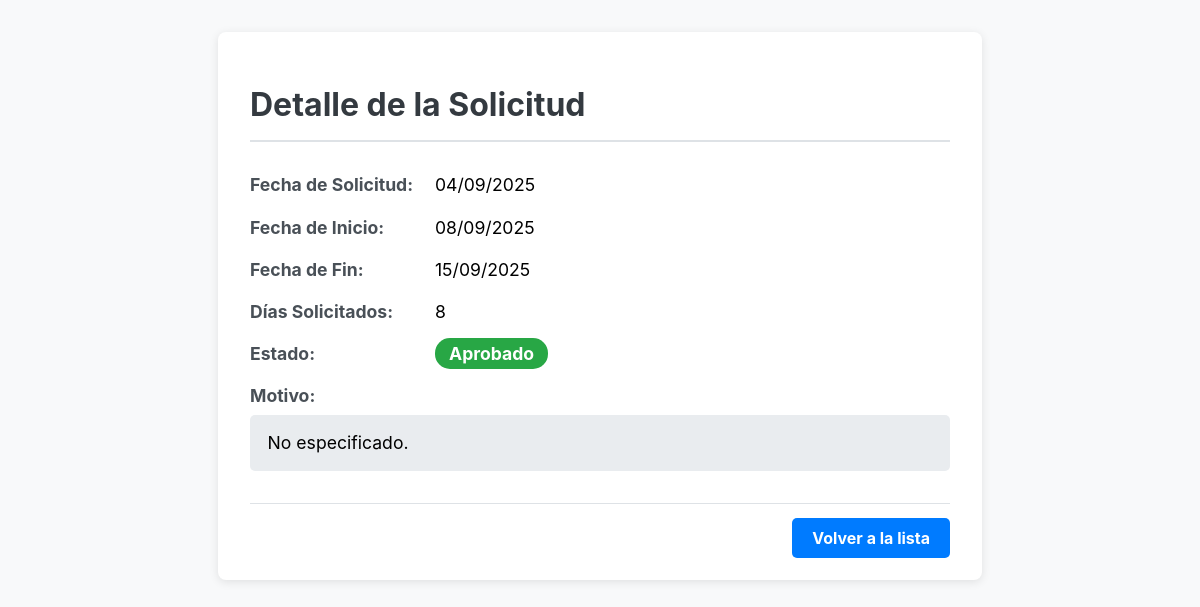
The page /solicitudes/detalle/2/ (signed in) on the database its author committed.
### empleados/models.py (models this page shows, shortened)
class SolicitudVacaciones(models.Model):
    ESTADOS_CHOICES = [
        ('pendiente', 'Pendiente'),
        ('aprobado', 'Aprobado'),
        ('rechazado', 'Rechazado'),
        ('cancelado', 'Cancelado'),
    ]
    TIPO_VACACIONES_CHOICES = [
        ('regulares', 'Regulares'),
        ('adelantadas', 'Adelantadas'),
        ('fraccionadas', 'Fraccionadas'),
    ]
    PERIODO_VACACIONAL_CHOICES = [
        ('2024-2025', '2024-2025'),
        ('2025-2026', '2025-2026'),
        ('2026-2027', '2026-2027'),
        ('2027-2028', '2027-2028'),
        ('2028-2029', '2028-2029'),
    ]
    empleado = models.ForeignKey(Empleado, on_delete=models.CASCADE, related_name='solicitudes_vacaciones')
    fecha_inicio = models.DateField()
    fecha_fin = models.DateField()
    dias_solicitados = models.PositiveIntegerField()
    motivo = models.TextField(max_length=500, blank=True)
    estado = models.CharField(max_length=20, choices=ESTADOS_CHOICES, default='pendiente')
    fecha_solicitud = models.DateTimeField(auto_now_add=True)
    fecha_resolucion = models.DateTimeField(null=True, blank=True)
    comentario_admin = models.TextField(max_length=500, blank=True)
    procesado_por = models.ForeignKey(
        Empleado, on_delete=models.SET_NULL, null=True, blank=True, related_name='solicitudes_procesadas'
    )
    periodo_vacacional = models.CharField(
        max_length=20,
        choices=PERIODO_VACACIONAL_CHOICES,
        default='2025-2026',
        help_text='Período vacacional al que corresponde la solicitud'
    )
    tipo_vacaciones = models.CharField(
        max_length=20,
        choices=TIPO_VACACIONES_CHOICES,
        default='regulares',
        help_text='Tipo de vacaciones según la antigüedad del empleado'
    )
    class Meta:
        ordering = ['-fecha_solicitud']
        verbose_name = 'Solicitud de Vacaciones'
        verbose_name_plural = 'Solicitudes de Vacaciones'
    def puede_cancelar(self):
        return self.estado == 'pendiente'

### empleados/views.py (the view)
# urls.py: path('solicitudes/detalle/<int:solicitud_id>/', views.detalle_solicitud_vacaciones, name='detalle_solicitud_vacaciones'),
@login_required
def detalle_solicitud_vacaciones(request, solicitud_id):
    try:
        empleado = Empleado.objects.get(email=request.user.email)
        solicitud = get_object_or_404(SolicitudVacaciones, id=solicitud_id, empleado=empleado)
        contexto = {
            'empleado': empleado,
            'solicitud': solicitud,
            'user': request.user
        }
    except Empleado.DoesNotExist:
        messages.error(request, 'No tienes un perfil de empleado asociado.')
        return redirect('login_empleado')
    return render(request, 'empleados/detalle_solicitud_vacaciones.html', contexto)

### empleados/templates/empleados/detalle_solicitud_vacaciones.html (shortened to what this page needs)
<!DOCTYPE html>
<html lang="es">
<head>
</head>
<body>
    <div class="container">
        <h1>Detalle de la Solicitud</h1>
        <div class="detail-item"><strong>Fecha de Solicitud:</strong> {{ solicitud.fecha_solicitud|date:"d/m/Y" }}</div>
        <div class="detail-item"><strong>Fecha de Inicio:</strong> {{ solicitud.fecha_inicio|date:"d/m/Y" }}</div>
        <div class="detail-item"><strong>Fecha de Fin:</strong> {{ solicitud.fecha_fin|date:"d/m/Y" }}</div>
        <div class="detail-item"><strong>Días Solicitados:</strong> {{ solicitud.dias_solicitados }}</div>
        <div class="detail-item"><strong>Estado:</strong> <span class="status status-{{ solicitud.estado|lower }}">{{ solicitud.estado }}</span></div>
        <div class="detail-item"><strong>Motivo:</strong> <div class="motivo">{{ solicitud.motivo|default:"No especificado."|linebreaksbr }}</div></div>
        <div class="actions">
            <a href="{% url 'lista_solicitudes_vacaciones' %}" class="btn btn-back">Volver a la lista</a>
        </div>
    </div>
</body>
</html>

### empleados/templates/empleados/detalle_solicitud_vacaciones.html (style rules this page uses)
body { font-family: -apple-system, BlinkMacSystemFont, "Segoe UI", Roboto, "Helvetica Neue", Arial, sans-serif; margin: 2em; background-color: #f8f9fa; }
.container { max-width: 700px; margin: auto; background: white; padding: 2em; border-radius: 8px; box-shadow: 0 2px 10px rgba(0,0,0,0.1); }
h1 { color: #343a40; border-bottom: 2px solid #dee2e6; padding-bottom: 0.5em; margin-bottom: 1em; }
.detail-item { margin-bottom: 1.2em; font-size: 1.1em; }
.detail-item strong { display: inline-block; width: 180px; color: #495057; }
.status { padding: 0.3em 0.8em; border-radius: 15px; color: white; font-weight: bold; text-transform: capitalize; }
.status-aprobado { background-color: #28a745; }
.motivo, .comentario { background-color: #e9ecef; padding: 1em; border-radius: 5px; margin-top: 0.5em; }
.actions { margin-top: 2em; border-top: 1px solid #dee2e6; padding-top: 1.5em; text-align: right; }
.btn { text-decoration: none; padding: 10px 20px; border-radius: 5px; color: white; margin-left: 10px; font-weight: bold; }
.btn-back { background-color: #007bff; }

### rows shown on the page
SolicitudVacaciones: fecha_solicitud "04/09/2025", fecha_inicio "08/09/2025", fecha_fin "15/09/2025", dias_solicitados "8", estado "Aprobado", motivo "No especificado."
